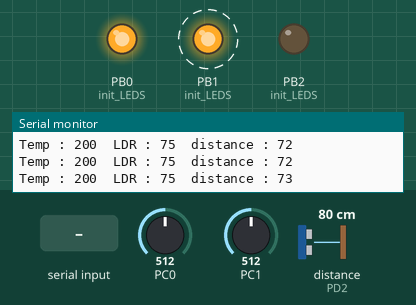
Bench run of a program on a simulated ATmega328P, built with avr-gcc and emulated at 16 MHz. Parts: output pins drawn as LEDs (lit = HIGH), the last lines printed to the serial monitor. Wiring (inferred from the names in the program): ultrasonic range finder: trigger PD3; echo PD2. Dashed ring = blinking. The inputs (shaded band) are chosen by the test bench; at power-on: PC1 = 512, distance to the obstacle (sensor on PD2) 80 cm, PC0 = 512. The echo pulse lasts 58.3 µs per cm; pins used as bus, display or sensor lines are not drawn.

Above: at 1.1 s.
1.3 s: "3\n" received over Serial
At 1.3 s:
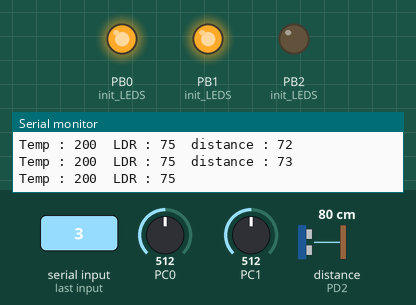
2.8 s: "90,45,200\n" received over Serial
At 3.38 s:
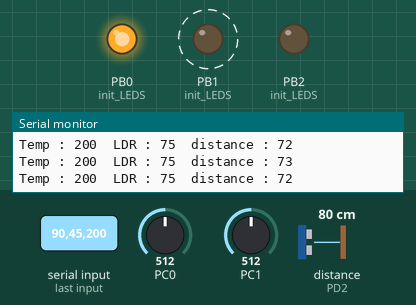
6.1 s: PC1 set to 318
9.4 s: PC1 set to 289
At 10.6 s:
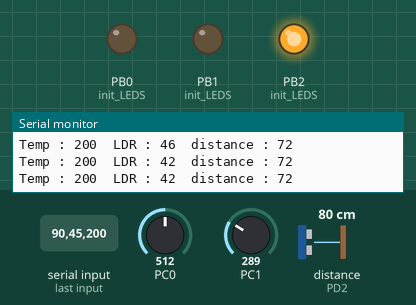
12.7 s: distance to the obstacle (sensor on PD2) set to 2 cm
At 13.08 s:
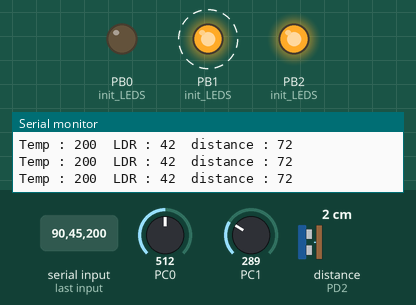
16.0 s: distance to the obstacle (sensor on PD2) set to 60 cm
At 16.0 s:
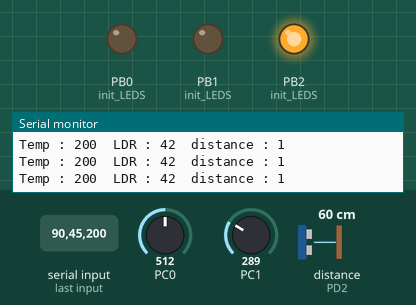
Timing chart, 0 to 18.5 s (numbered marks = the images above; inputs shaded):
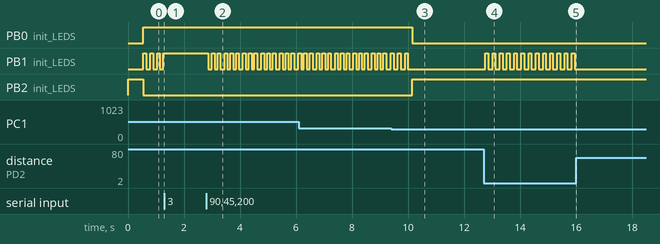

Measured:
- the behaviour switches between 308 and 307 on PC1 (found by bisection; images 2 and 3)
- after the input at 1.3 s, PB1 (init_LEDS): stops changing and stays HIGH
- after the input at 2.8 s, PB1 (init_LEDS): alternates HIGH for 0.10 s and LOW for 0.11 s, starting after 0.07 s
- after the input at 9.4 s, PB0 (init_LEDS): HIGH → LOW after 0.76 s; PB1 (init_LEDS): goes on until 10.0 s, then stays LOW; PB2 (init_LEDS): LOW → HIGH after 0.76 s
- after the input at 12.7 s, PB1 (init_LEDS): alternates HIGH for 0.10 s and LOW for 0.16 s, starting after 0.06 s
- after the input at 16.0 s, PB1 (init_LEDS): stops changing and stays LOW
- by itself, PB1 (init_LEDS): alternates HIGH for 0.10 s and LOW for 0.15 s

The program:

main.c
```c
// A0 : TMP36 (the middle pin)
// A1 : LDR (min side)
// PIND2 : Echo
// PIND3 : Trig
//
// TMP36 Right pin = min and left pin is plus (flat side in front)
// LDR : 3.3v
// VCC : 5v
// Refer to the setup page in manual if needed
//
// PIN8 : Red LED
// PIN9 : Yellow LED
// PIN10 : Green LED

#define F_CPU 16000000UL
#include <util/delay.h>

#include "AVR_TTC_scheduler.h"
#include "init.h"


void setup()
{
	init_connectie();
	init_adc();				// Setup the ADC
	init_USART();			// Setup the USART
	init_dist();			// Setup distance sensor
	init_scheduler();		// Setup scheduler
	init_LEDS();			// Setup LED
	_delay_ms(500);			// Half second delay to initialize everything
}

int main(void)
{
	setup();
	while(1) {
		SCH_Dispatch_Tasks();
	}
}
```

AVR_TTC_scheduler.c
```c
#include "AVR_TTC_scheduler.h"

#include <avr/io.h>
#include <avr/interrupt.h>

// The array of tasks
sTask SCH_tasks_G[SCH_MAX_TASKS];


/*------------------------------------------------------------------*-

  SCH_Dispatch_Tasks()

  This is the 'dispatcher' function.  When a task (function)
  is due to run, SCH_Dispatch_Tasks() will run it.
  This function must be called (repeatedly) from the main loop.

-*------------------------------------------------------------------*/

void SCH_Dispatch_Tasks(void)
{
   unsigned char Index;

   // Dispatches (runs) the next task (if one is ready)
   for(Index = 0; Index < SCH_MAX_TASKS; Index++)
   {
      if((SCH_tasks_G[Index].RunMe > 0) && (SCH_tasks_G[Index].pTask != 0))
      {
         (*SCH_tasks_G[Index].pTask)();  // Run the task
         SCH_tasks_G[Index].RunMe -= 1;   // Reset / reduce RunMe flag

         // Periodic tasks will automatically run again
         // - if this is a 'one shot' task, remove it from the array
         if(SCH_tasks_G[Index].Period == 0)
         {
            SCH_Delete_Task(Index);
         }
      }
   }
}

/*------------------------------------------------------------------*-

  SCH_Add_Task()

  Causes a task (function) to be executed at regular intervals
  or after a user-defined delay

  pFunction - The name of the function which is to be scheduled.
              NOTE: All scheduled functions must be 'void, void' -
              that is, they must take no parameters, and have
              a void return type.

  DELAY     - The interval (TICKS) before the task is first executed

  PERIOD    - If 'PERIOD' is 0, the function is only called once,
              at the time determined by 'DELAY'.  If PERIOD is non-zero,
              then the function is called repeatedly at an interval
              determined by the value of PERIOD (see below for examples
              which should help clarify this).


  RETURN VALUE:

  Returns the position in the task array at which the task has been
  added.  If the return value is SCH_MAX_TASKS then the task could
  not be added to the array (there was insufficient space).  If the
  return value is < SCH_MAX_TASKS, then the task was added
  successfully.

  Note: this return value may be required, if a task is
  to be subsequently deleted - see SCH_Delete_Task().

  EXAMPLES:

  Task_ID = SCH_Add_Task(Do_X,1000,0);
  Causes the function Do_X() to be executed once after 1000 sch ticks.

  Task_ID = SCH_Add_Task(Do_X,0,1000);
  Causes the function Do_X() to be executed regularly, every 1000 sch ticks.

  Task_ID = SCH_Add_Task(Do_X,300,1000);
  Causes the function Do_X() to be executed regularly, every 1000 ticks.
  Task will be first executed at T = 300 ticks, then 1300, 2300, etc.

-*------------------------------------------------------------------*/

unsigned char SCH_Add_Task(void (*pFunction)(), const unsigned int DELAY, const unsigned int PERIOD)
{
   unsigned char Index = 0;

   // First find a gap in the array (if there is one)
   while((SCH_tasks_G[Index].pTask != 0) && (Index < SCH_MAX_TASKS))
   {
      Index++;
   }

   // Have we reached the end of the list?
   if(Index == SCH_MAX_TASKS)
   {
      // Task list is full, return an error code
      return SCH_MAX_TASKS;
   }

   // If we're here, there is a space in the task array
   SCH_tasks_G[Index].pTask = pFunction;
   SCH_tasks_G[Index].Delay =DELAY;
   SCH_tasks_G[Index].Period = PERIOD;
   SCH_tasks_G[Index].RunMe = 0;

   // return position of task (to allow later deletion)
   return Index;
}

/*------------------------------------------------------------------*-

  SCH_Delete_Task()

  Removes a task from the scheduler.  Note that this does
  *not* delete the associated function from memory:
  it simply means that it is no longer called by the scheduler.

  TASK_INDEX - The task index.  Provided by SCH_Add_Task().

  RETURN VALUE:  RETURN_ERROR or RETURN_NORMAL

-*------------------------------------------------------------------*/

unsigned char SCH_Delete_Task(const unsigned char TASK_INDEX)
{
   // Return_code can be used for error reporting, NOT USED HERE THOUGH!
   unsigned char Return_code = 0;

   SCH_tasks_G[TASK_INDEX].pTask = 0;
   SCH_tasks_G[TASK_INDEX].Delay = 0;
   SCH_tasks_G[TASK_INDEX].Period = 0;
   SCH_tasks_G[TASK_INDEX].RunMe = 0;

   return Return_code;
}

/*------------------------------------------------------------------*-

  SCH_Init_T1()

  Scheduler initialisation function.  Prepares scheduler
  data structures and sets up timer interrupts at required rate.
  You must call this function before using the scheduler.

-*------------------------------------------------------------------*/

void SCH_Init_T1(void)
{
   unsigned char i;

   for(i = 0; i < SCH_MAX_TASKS; i++)
   {
      SCH_Delete_Task(i);
   }

   // Set up Timer 1
   // Values for 1ms and 10ms ticks are provided for various crystals

   // Hier moet de timer periode worden aangepast ....!
   OCR1A = (uint16_t)625;   		     // 10ms = (256/16.000.000) * 625
   TCCR1B = (1 << CS12) | (1 << WGM12);  // prescale op 64, top counter = value OCR1A (CTC mode)
   TIMSK1 = 1 << OCIE1A;   		     // Timer 1 Output Compare A Match Interrupt Enable
}

/*------------------------------------------------------------------*-

  SCH_Start()

  Starts the scheduler, by enabling interrupts.

  NOTE: Usually called after all regular tasks are added,
  to keep the tasks synchronised.

  NOTE: ONLY THE SCHEDULER INTERRUPT SHOULD BE ENABLED!!!

-*------------------------------------------------------------------*/

void SCH_Start(void)
{
      sei();
}

/*------------------------------------------------------------------*-

  SCH_Update

  This is the scheduler ISR.  It is called at a rate
  determined by the timer settings in SCH_Init_T1().

-*------------------------------------------------------------------*/

ISR(TIMER1_COMPA_vect)
{
   unsigned char Index;
   for(Index = 0; Index < SCH_MAX_TASKS; Index++)
   {
      // Check if there is a task at this location
      if(SCH_tasks_G[Index].pTask)
      {
         if(SCH_tasks_G[Index].Delay == 0)
         {
            // The task is due to run, Inc. the 'RunMe' flag
            SCH_tasks_G[Index].RunMe += 1;

            if(SCH_tasks_G[Index].Period)
            {
               // Schedule periodic tasks to run again
               SCH_tasks_G[Index].Delay = SCH_tasks_G[Index].Period;
               SCH_tasks_G[Index].Delay -= 1;
            }
         }
         else
         {
            // Not yet ready to run: just decrement the delay
            SCH_tasks_G[Index].Delay -= 1;
         }
      }
   }
}

// ------------------------------------------------------------------
```

AVR_TTC_scheduler.h
```c
// Scheduler data structure for storing task data
typedef struct
{
   // Pointer to task
   void (* pTask)(void);
   // Initial delay in ticks
   unsigned int Delay;
   // Periodic interval in ticks
   unsigned int Period;
   // Runme flag (indicating when the task is due to run)
   unsigned char RunMe;
} sTask;

// Function prototypes
//-------------------------------------------------------------------

void SCH_Init_T1(void);
void SCH_Start(void);
// Core scheduler functions
void SCH_Dispatch_Tasks(void);
unsigned char SCH_Add_Task(void (*)(void), const unsigned int, const unsigned int);
unsigned char SCH_Delete_Task(const unsigned char);

// hier het aantal taken aanpassen ....!!
// Maximum number of tasks

#define SCH_MAX_TASKS (5)
```

init.c
```c
#include <stdlib.h>
#include <avr/interrupt.h>
#define F_CPU 16000000UL

#include "AVR_TTC_scheduler.h"
#include "sunshade.h"
#include "sensors.h"
#include "serial.h"

#define BAUDRATE 9600
#define BAUD_PRESCALLER (((F_CPU / (BAUDRATE * 16UL))) - 1)

void init_connectie()
{
	UCSR0A = 0;							// disable U2X mode
	UCSR0C = (1<<USBS0)|(3<<UCSZ00);	// Set frame format: 8data, 2stop bit
}

void init_USART()
{
	UBRR0H = (uint8_t)(BAUD_PRESCALLER>>8);
	UBRR0L = (uint8_t)(BAUD_PRESCALLER);
	UCSR0B = (1<<RXEN0)|(1<<TXEN0);		// Enable receiver and transmitter
	UCSR0C = (3<<UCSZ00);
	UCSR0B |= (1 << RXCIE0 );			// Enable the USART Receive Complete interrupt ( USART_RXC )
	sei ();								// Enable the Global Interrupt Enable flag so that interrupts can be processed
}

void init_scheduler()
{
	SCH_Init_T1();
	SCH_Add_Task(temperature,1,25);
	SCH_Add_Task(ldr,2,25);
	SCH_Add_Task(distance,3,25);
	SCH_Add_Task(newLine,4,25);
	SCH_Add_Task(upDown,0,10);
	SCH_Start();
}

void init_adc()
{
	ADCSRA |= ((1<<ADPS2)|(1<<ADPS1)|(1<<ADPS0));    // 16Mhz/128 = 125Khz the ADC reference clock
	ADMUX |= (1<<REFS0);							 // Voltage reference from AVCC (5v)
	ADCSRA |= (1<<ADEN);							 // Turn on ADC
	ADCSRA |= (1<<ADSC);							 // Do an initial conversion because this one is the slowest and to ensure that everything is up and running
}

void init_dist()
{
	DDRD |= _BV(PD3);			// Pin 3 Trigger Output
	DDRD &= ~_BV(PD2);			// Pin 2 Echo Input
}

void init_LEDS()
{
	DDRB |= _BV(PB0);			// pin0 B = output
	DDRB |= _BV(PB1);			// pin1 B = output
	DDRB |= _BV(PB2);			// pin2 B = output
	PORTB |= (1 << PB2);		// Green LED on
}
```

init.h
```c
/*
 * init.h
 *
 * Created: 1-11-2018 12:46:36
 *  Author: Wouter
 */


#ifndef INIT_H_
#define INIT_H_

void init_connectie();					// Connection
void init_adc();						// Function to initialize/configure the ADC
void init_USART();						// Function to initialize/configure the USART/serial
void init_dist();						// Function to initialize/configure the distance sensor
void init_scheduler();					// Function to initialize and add all the tasks to the scheduler
void init_LEDS();						// Function to initialize/configure the LED's


#endif /* INIT_H_ */
```

sensors.c
```c
/*
 * sensors.c
 *
 * Created: 8-11-2018 18:06:25
 *  Author: Wouter
 */
#include <avr/io.h>
#include <stdlib.h>
#define F_CPU 16000000UL
#include <util/delay.h>

#include "sunshade.h"
#include "sensors.h"
#include "serial.h"

void temperature()
{
	USART_putstring("Temp : ");
	adc_value = read_adc(0);
	adc_value = (((((double)adc_value / 1024) * 5) - 0.5) * 100); // Calculate temperature
	itoa(adc_value, temp_sensor, 10);							  //Convert the read value to an ascii string
	USART_putstring(temp_sensor);								  //Send the converted value to the terminal
	USART_putstring("  ");
}

void ldr()
{
	USART_putstring("LDR : ");
	adc_value = read_adc(1);
	adc_value = ((((double)adc_value)/1024)*100 *1.5);			  // Calculate the amount of light
	itoa(adc_value, LDR_sensor, 10);							  // Convert the read value to an ascii string
	USART_putstring(LDR_sensor);								  // Send the converted value to the terminal
	USART_putstring("  ");
}

void distance()
{
	OCR1A = 0x640;								// Max length = 400 cm * 4 = Dec.1600 == Hex 640
	USART_putstring("distance : ");
	PORTD |= _BV(PD3);
	_delay_us(10);
	PORTD &= ~_BV(PD3);							// Give pulse from 10us

	loop_until_bit_is_set(PIND, PD2);
	TCNT1 = 0;
	loop_until_bit_is_clear(PIND, PD2);
	uint16_t count = TCNT1;
	float distance = ((float)count / 4);		// Calculate the distance

	itoa(distance, distance_sensor, 10);        // Convert the read value to an ascii string
	USART_putstring(distance_sensor);			// Send the converted value to the terminal
	USART_putstring("  ");
}

void distanceStill()
{
	OCR1A = 0x640;								// Max length = 400 cm * 4 = Dec.1600 == Hex 640
	PORTD |= _BV(PD3);
	_delay_us(10);
	PORTD &= ~_BV(PD3);							// Give pulse from 10us
	loop_until_bit_is_set(PIND, PD2);
	TCNT1 = 0;
	loop_until_bit_is_clear(PIND, PD2);
	uint16_t count = TCNT1;
	float distance = ((float)count / 4);		// Calculate the distance
	itoa(distance, distance_sensor, 10);        // Convert the read value to an ASCII string
}
```

sensors.h
```c
/*
 * sensors.h
 *
 * Created: 8-11-2018 18:06:38
 *  Author: Wouter
 */


#ifndef SENSORS_H_
#define SENSORS_H_

// Sensors
void temperature();						// Read the temperature sensor
void ldr();								// Read the light sensor
void distance();						// Read the distance sensor
void distanceStill();					// Read the distance sensor output notting

#endif /* SENSORS_H_ */
```

serial.c
```c
/*
 * CFile1.c
 *
 * Created: 8-11-2018 19:00:28
 *  Author: timgo
 */

#include <avr/io.h>
#include <stdlib.h>
#define F_CPU 16000000UL
#include <util/delay.h>

unsigned char USART_receive(void)
{
	while(!(UCSR0A & (1<<RXC0)));
	return UDR0 - 48;
}

void USART_send(unsigned char data)
{
	while(!(UCSR0A & (1<<UDRE0)));
	UDR0 = data;
}

void USART_putstring(char* StringPtr)
{
	while(*StringPtr != 0x00){
		USART_send(*StringPtr);
	StringPtr++;}
}

void newLine()
{
	USART_send('\r');
	USART_send('\n');
}

uint16_t read_adc(uint8_t channel)
{
	ADMUX &= 0xF0;                    //Clear the older channel that was read
	ADMUX |= channel;                 //Defines the new ADC channel to be read
	ADCSRA |= (1<<ADSC);              //Starts a new conversion
	while(ADCSRA & (1<<ADSC));        //Wait until the conversion is done
	return ADCW;                      //Returns the ADC value of the chosen channel
}
```

serial.h
```c
/*
 * serail.h
 *
 * Created: 8-11-2018 19:00:57
 *  Author: timgo
 */


#ifndef SERAIL_H_
#define SERAIL_H_

// Serial send/receive
unsigned char USART_receive(void);		// Recieve a unsigned char from Serial port
void USART_send(unsigned char data);	// Sent a char over the serial port
void USART_putstring(char* StringPtr);	// Sent a String to the serial port
void newLine();							// Sent a new line
uint16_t read_adc(uint8_t channel);     // Function to read the analog pin(s)

#endif /* SERAIL_H_ */
```

sunshade.c
```c
#include <stdlib.h>
#define F_CPU 16000000UL
#include <util/delay.h>
#include <avr/interrupt.h>

#include "sunshade.h"
#include "sensors.h"
#include "serial.h"

// variables
uint16_t adc_value;						// Reads the ADC value
uint16_t adc_echo;						// Reads the ADC echo
char temp_sensor[5];					// Value of the temperature sensor
char LDR_sensor[5];						// Value of LDR
char distance_sensor[10];				// Value of distance sensor

int temp_down = 24;						// Temperature at which the sunshade closes
int temp_up = 16;						// Temperature at which the sunshade opens
int LDR_down = 60;						// Level of light at which the sunshade closes
int LDR_up = 16;						// Level of light at which the sunshade opens
int distance_up = 40;					// Distance at which the sunshade opens
int distance_down = 5;					// Distance at which the sunshade closes
int distance_manual = 40;				// Manual set distance at which the sunshade closes
int onoff = 0;							// Check if open or close is pressed in manual mode
int manual = 0;							// if manual is 1 manual mode is enabled
int middle = 1;							// 0 = red AND 1 = Green


// Red = pb0 : Down
// Yellow = pb1 : Yellow/moving
// Green = pb2 : Up

void upDown()
{
	int ls = atoi(LDR_sensor);					// Convert light sensor value to int and set ls
	int ts = atoi(temp_sensor);					// Convert temperature sensor value to int and set ts
	distanceStill();							// Get distance
	int as = atoi(distance_sensor);				// Convert distance sensor value to int
	//distance_up = distance_manual;				// Set distance_up to the value the user inputs in manual mode

	if(((ls >= LDR_down || ts >= temp_down) && !manual) || ( !distance_manual && onoff && manual)) // Go down as > (distance_manual+1)) &&
	{
		PORTB &= ~(1 << PB2);					// Green LED off
		PORTB |= (1 << PB0);					// Red LED on
		middle = 0;

		if (as > distance_down)					// Makes yellow LED blink
		{
			PORTB |= (1 << PB1);
			_delay_ms(100);
			PORTB &= ~(1 << PB1);
			_delay_ms(100);
		}
	}
	else if(((ls <= LDR_up || ts <= temp_up) && !manual) || ( distance_manual && onoff && manual)) // Go up as < (distance_manual-1)) &&
	{
		PORTB &= ~(1 << PB0);					// Red LED off
		PORTB |= (1 << PB2);					// Green LED on
		middle = 1;

		if (as < distance_up)					// Makes yellow LED blink
		{
			PORTB |= (1 << PB1);
			_delay_ms(100);
			PORTB &= ~(1 << PB1);
			_delay_ms(100);
		}
	}
	else if(!manual){ // midden klasse
		if(middle && as < distance_up){ // = 1 Green
			PORTB |= (1 << PB1);
			_delay_ms(100);
			PORTB &= ~(1 << PB1);
			_delay_ms(100);
		}
		else if(!middle && as > distance_down){ // = 0 Red
			PORTB |= (1 << PB1);
			_delay_ms(100);
			PORTB &= ~(1 << PB1);
			_delay_ms(100);
		}
	}
}


int unsigned combine(unsigned x, unsigned y)
{
	unsigned pow = 10;
	return (y * pow) + x;
}

int unsigned combine3(unsigned x, unsigned y, unsigned z)
{
	unsigned pow1 = 10;
	unsigned pow2 = 100;
	return (z * pow2) + (y * pow1) + x;
}

ISR ( USART_RX_vect )
{
	unsigned char ReceivedByte;
	ReceivedByte = UDR0;						// Set ReceivedByte to the received byte from the controller (GUI)

	switch(ReceivedByte)
	{
		case '1':								// 1 = Shut the sunshade // Red
			manual = 1;
			onoff = 1;
			distance_manual = 0;
			return;

		case '2':								// 2 = Open the sunshade // Green
			manual = 1;
			onoff = 1;
			distance_manual = 1;
			return;

		case '3':								// 3 = set
			manual = 0;
			temp_down = combine((int) USART_receive(), (int) USART_receive());
			temp_up = combine((int) USART_receive(), (int) USART_receive());
			LDR_down = combine((int) USART_receive(), (int) USART_receive());
			LDR_up = combine((int) USART_receive(), (int) USART_receive());
			return;

		case '7':								// 7 = open/closing distance
			manual = 1;
			onoff = 0;
			int closeopen = combine3((int) USART_receive(), (int) USART_receive(), (int) USART_receive());
			distance_up = closeopen;
			return;

		case '8':								// 8 = set manual ON / OFF
			onoff = 0;
			manual = (int) USART_receive();		// 1/0
			if (manual == 1)					// manual mode on
			{
				distance_manual = (int)atoi(distance_sensor);
			}
			return;

		default:
			return;
	}
}
```

Source omitted: sunshade.h (522 bytes)
